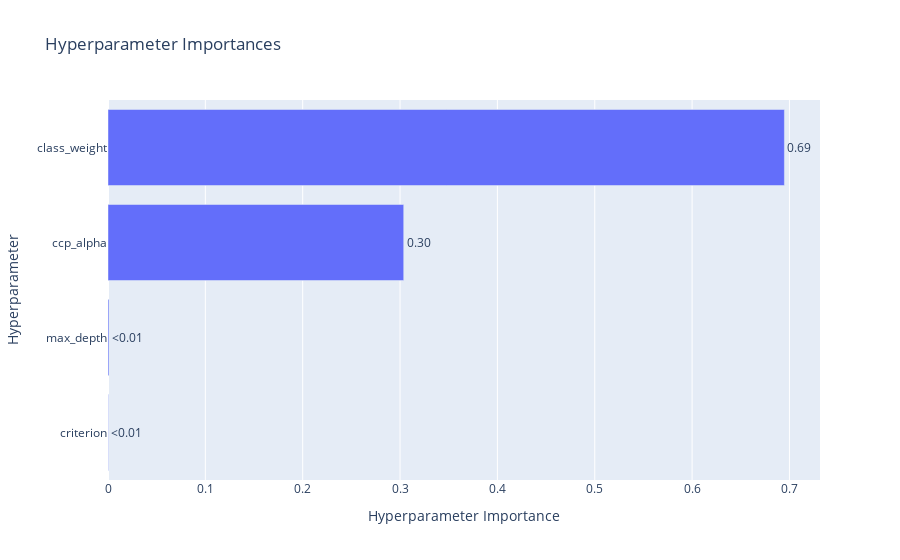

The code cell stored with this chart in its notebook:
### Code cell
x_train_discard = train_data_discard.drop('income', axis=1)
best_params_for_all_data = optuna_hyperparameter_search_crossvalidation(x_train_discard, train_data_discard['income'], 10)

### Figure 1 — Plotly figure (JSON) as saved in the notebook; plotly's stock layout.template omitted (floating-point values rounded to 4 significant figures)
{"data": [{"cliponaxis": false, "hovertemplate": ["criterion (CategoricalDistribution): 0.0003727453909354637<extra></extra>", "max_depth (IntDistribution): 0.001035926487976228<extra></extra>", "ccp_alpha (FloatDistribution): 0.30377312855030547<extra></extra>", "class_weight (CategoricalDistribution): 0.6948181995707828<extra></extra>"], "name": "Objective Value", "orientation": "h", "text": ["<0.01", "<0.01", "0.30", "0.69"], "textposition": "outside", "type": "bar", "x": [0.0003727, 0.001036, 0.3038, 0.6948], "y": ["criterion", "max_depth", "ccp_alpha", "class_weight"]}], "layout": {"title": {"text": "Hyperparameter Importances"}, "xaxis": {"title": {"text": "Hyperparameter Importance"}}, "yaxis": {"title": {"text": "Hyperparameter"}}}}
